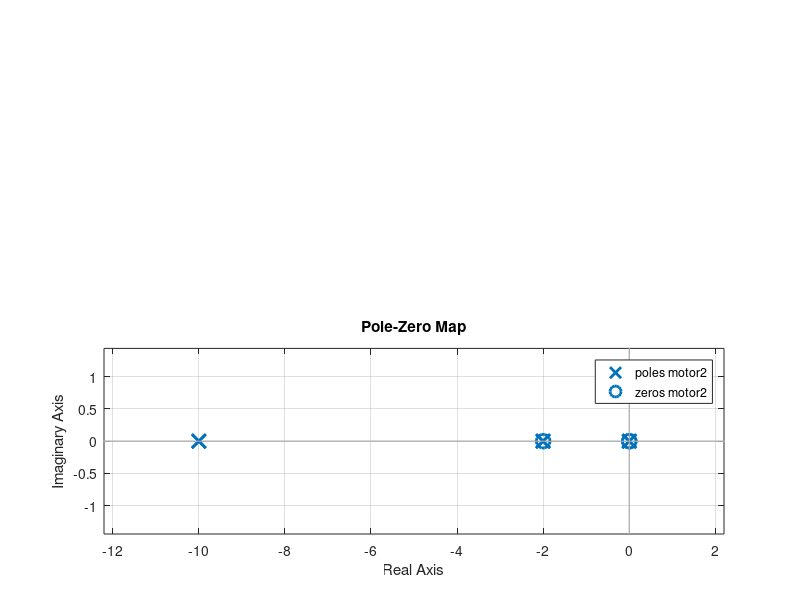

MATLAB code to generate this figure:
% Motor parameters
J = 0.01;
Km = 0.01;
Bm = 0.1;
L = 0.5;
R = 1;

Te = L/R;
Tm = R*J/Km^2;

% Motor model
A = [0 1 0; 0 -Bm/J Km/J; 0 -Km/L -R/L];
B = [0; 0; R/L/Km];
C = [0 1 0];
D = 0;

motor1 = ss(A, B, C, D, 'InputName', {'V'}, 'OutputName', 'a', 'StateName', {'a', 'w', 'i'});
% [num, den] = ss2tf(A, B, C, D)

% Motor model
A = [0 1 0; 0 -Bm/J Km/J; 0 -Km/L -R/L];
B = [0; 1/J; 0];
C = [0 1 0];
D = 0;

motor2 = ss(A, B, C, D, 'InputName', {'t'}, 'OutputName', 'a', 'StateName', {'a', 'w', 'i'});
% [num, den] = ss2tf(A, B, C, D)


subplot(2, 1, 1);
step(motor1)
hold on;
step(motor2)
subplot(2, 1, 2);
pzmap(motor1)
hold on;
pzmap(motor2)



% Compensating an external torque requires that mechanical subsystem 
% responds to voltage input almost as fast as it reacts to the
% external torque.